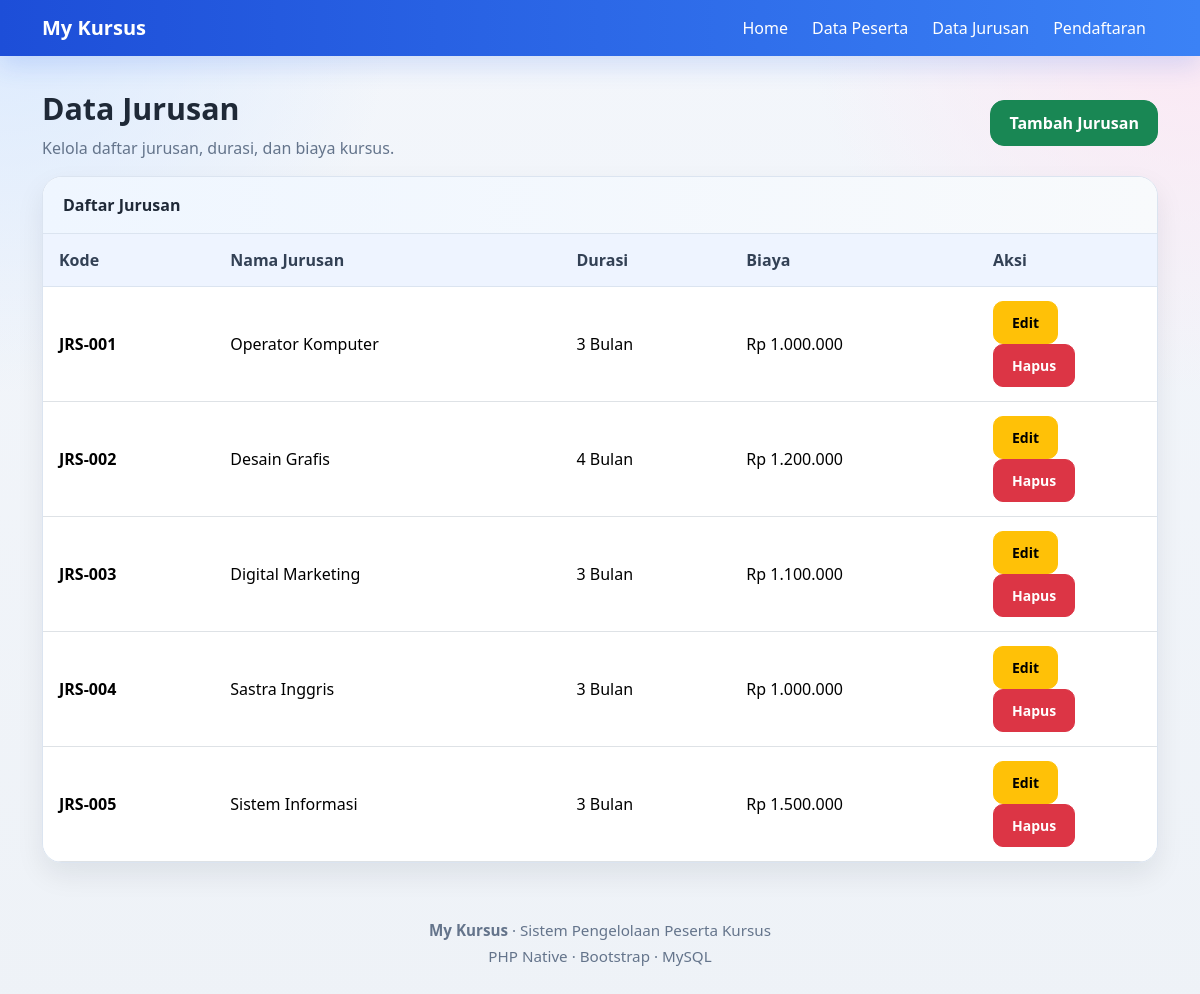
Page /public/jurusan on the committed database.
### tables this page shows
CREATE TABLE `jurusan` (
  `kd_jurusan` varchar(10) NOT NULL,
  `nm_jurusan` varchar(100) NOT NULL,
  `durasi` varchar(50) NOT NULL,
  `biaya` int NOT NULL
);

### app/core/Controller.php (called while the page is built, shortened)
<?php
class Controller
{
    public function model($model)
    {
        return new $model;
    }
    public function view($view, $data = [])
    {
        require_once '../app/views/' . $view . '.php';
    }
}

### app/controllers/Jurusan.php (called while the page is built, shortened)
<?php
class Jurusan extends Controller
{
    public function index()
    {
        $data['title'] = 'Data Jurusan';
        $data['jurusan'] = $this->model('JurusanModel')->getAll();
        $this->view('templates/header', $data);
        $this->view('jurusan/index', $data);
        $this->view('templates/footer');
    }
}

### app/core/App.php (called while the page is built, shortened)
<?php
class App
{
    protected $method = 'index';
    public function __construct()
    {
        $url = $this->parseURL();
        if (!empty($url) && file_exists('../app/controllers/' . $url[0] . '.php')) {
            unset($url[0]);
        }
        $this->controller = new $this->controller;
        $this->params = array_values($url ?? []);
        call_user_func_array([$this->controller, $this->method], $this->params);
    }
    public function parseURL()
    {
        if (isset($_GET['url'])) {
            $url = rtrim($_GET['url'], '/');
            $url = filter_var($url, FILTER_SANITIZE_URL);
            return explode('/', $url);
        }
        return [];
    }
}

### public/index.php (called while the page is built, shortened)
<?php
$app = new App;

### app/core/Database.php (called while the page is built, shortened)
<?php
class Database
{
    private $host = DB_HOST;
    private $dbname = DB_NAME;
    private $user = DB_USER;
    private $pass = DB_PASS;
    private $dbh;
    private $stmt;
    public function __construct()
    {
        $dsn = "mysql:host={$this->host};dbname={$this->dbname};charset=utf8mb4";
        try {
            $this->dbh = new PDO($dsn, $this->user, $this->pass);
            $this->dbh->setAttribute(PDO::ATTR_ERRMODE, PDO::ERRMODE_EXCEPTION);
        } catch (PDOException $e) {
            die('Koneksi database gagal: ' . $e->getMessage());
        }
    }
    public function query($query)
    {
        $this->stmt = $this->dbh->prepare($query);
    }
    public function execute()
    {
        return $this->stmt->execute();
    }
    public function resultSet()
    {
        $this->execute();
        return $this->stmt->fetchAll(PDO::FETCH_ASSOC);
    }
}

### app/models/JurusanModel.php (called while the page is built, shortened)
<?php
class JurusanModel
{
    private $table = 'jurusan';
    private $db;
    public function __construct()
    {
        $this->db = new Database;
    }
    public function getAll()
    {
        $this->db->query("SELECT * FROM {$this->table} ORDER BY kd_jurusan ASC");
        return $this->db->resultSet();
    }
}

### app/views/jurusan/index.php (the view)
<div class="d-flex justify-content-between align-items-center mb-3">
    <div>
        <div class="page-title">Data Jurusan</div>
        <p class="page-subtitle">Kelola daftar jurusan, durasi, dan biaya kursus.</p>
    </div>
    <a href="<?= BASEURL; ?>/jurusan/create" class="btn btn-success">Tambah Jurusan</a>
</div>
<div class="soft-card">
    <div class="card-header">Daftar Jurusan</div>
    <div class="card-body p-0">
        <div class="table-responsive">
            <table class="table table-modern">
                <thead>
                    <tr>
                        <th>Kode</th>
                        <th>Nama Jurusan</th>
                        <th>Durasi</th>
                        <th>Biaya</th>
                        <th width="180">Aksi</th>
                    </tr>
                </thead>
                <tbody>
                    <?php if (empty($data['jurusan'])) : ?>
                        <tr>
                            <td colspan="5">
                                <div class="empty-state">Belum ada data jurusan.</div>
                            </td>
                        </tr>
                    <?php else : ?>
                        <?php foreach ($data['jurusan'] as $j) : ?>
                            <tr>
                                <td><strong><?= htmlspecialchars($j['kd_jurusan']); ?></strong></td>
                                <td><?= htmlspecialchars($j['nm_jurusan']); ?></td>
                                <td><?= htmlspecialchars($j['durasi']); ?></td>
                                <td>Rp <?= number_format($j['biaya'], 0, ',', '.'); ?></td>
                                <td>
                                    <a href="<?= BASEURL; ?>/jurusan/edit/<?= $j['kd_jurusan']; ?>" class="btn btn-warning btn-sm">Edit</a>
                                    <a href="<?= BASEURL; ?>/jurusan/delete/<?= $j['kd_jurusan']; ?>" class="btn btn-danger btn-sm" onclick="return confirm('Yakin hapus data?')">Hapus</a>
                                </td>
                            </tr>
                        <?php endforeach; ?>
                    <?php endif; ?>
                </tbody>
            </table>
        </div>
    </div>
</div>

### app/views/templates/header.php (shortened to what this page needs)
<!DOCTYPE html>
<html lang="en">
<head>
    <link href="https://cdn.jsdelivr.net/npm/bootstrap@5.3.3/dist/css/bootstrap.min.css" rel="stylesheet">
    <link rel="stylesheet" href="<?= BASEURL; ?>/css/style.css">
</head>
<body>
<nav class="navbar navbar-expand-lg navbar-dark mb-4">
    <div class="container">
        <a class="navbar-brand" href="<?= BASEURL; ?>">My Kursus</a>
        <div class="navbar-nav ms-auto">
            <a class="nav-link" href="<?= BASEURL; ?>">Home</a>
            <a class="nav-link" href="<?= BASEURL; ?>/peserta">Data Peserta</a>
            <a class="nav-link" href="<?= BASEURL; ?>/jurusan">Data Jurusan</a>
            <a class="nav-link" href="<?= BASEURL; ?>/pendaftaran">Pendaftaran</a>
        </div>
    </div>
</nav>
<div class="container pb-4">

### app/views/templates/footer.php
    <div class="footer-box">
        <div><strong>My Kursus</strong> · Sistem Pengelolaan Peserta Kursus</div>
        <div class="mt-1">PHP Native · Bootstrap · MySQL</div>
    </div>
</div>
</body>
</html>

### public/css/style.css (style rules this page uses)
:root { --bg: #eef3f9; --bg-soft: #f8fbff; --card: #ffffff; --text: #1f2937; --muted: #64748b; --border: #dbe4f0; --primary: #2563eb; --primary-soft: #dbeafe; --success: #16a34a; --success-soft: #dcfce7; --warning: #d97706; --warning-soft: #ffedd5; --danger: #dc2626; --danger-soft: #fee2e2; --shadow: 0 12px 28px rgba(15, 23, 42, 0.08); }
body { background: radial-gradient(circle at top left, #dbeafe 0%, transparent 25%), radial-gradient(circle at top right, #fce7f3 0%, transparent 25%), linear-gradient(180deg, #f3f6fb 0%, #eef2f7 100%); font-family: "Segoe UI", Tahoma, Geneva, Verdana, sans-serif; color: var(--text); padding-top: 86px; }
.page-title { font-size: 1.9rem; font-weight: 700; margin-bottom: 4px; }
.page-subtitle { color: var(--muted); margin-bottom: 0; }
.navbar { background: linear-gradient(90deg, #1d4ed8, #3b82f6) !important; border-bottom: none; box-shadow: 0 10px 24px rgba(37, 99, 235, 0.16); position: fixed; top: 0; left: 0; right: 0; z-index: 1030; width: 100%; }
.navbar-brand, .nav-link { color: #ffffff !important; }
.navbar-brand { font-weight: 700; }
.nav-link { border-radius: 10px; padding: 8px 12px !important; font-weight: 500; }
.soft-card { background: linear-gradient(180deg, #ffffff 0%, #f8fbff 100%); border: 1px solid var(--border); border-radius: 20px; box-shadow: var(--shadow); overflow: hidden; }
.soft-card .card-header { background: linear-gradient(90deg, #eff6ff, #f8fafc); border-bottom: 1px solid var(--border); font-weight: 700; padding: 16px 20px; }
.soft-card .card-body { padding: 20px; }
.table-modern { margin-bottom: 0; }
.table-modern thead th { background: #eef4ff; color: #334155; border-bottom: 1px solid var(--border); font-weight: 700; white-space: nowrap; }
.table-modern td, .table-modern th { padding: 14px 16px; vertical-align: middle; }
.btn { border-radius: 14px; font-weight: 600; padding: 10px 18px; }
.btn-sm { border-radius: 10px; }
.table-modern td, .table-modern th { vertical-align: middle; }
.footer-box { margin-top: 36px; padding: 20px 0 28px; text-align: center; color: var(--muted); font-size: 0.95rem; }

### rows in the picture
jurusan: kd_jurusan "JRS-001", nm_jurusan "Operator Komputer", durasi "3 Bulan", biaya "1.000.000"
jurusan: kd_jurusan "JRS-002", nm_jurusan "Desain Grafis", durasi "4 Bulan", biaya "1.200.000"
jurusan: kd_jurusan "JRS-003", nm_jurusan "Digital Marketing", durasi "3 Bulan", biaya "1.100.000"
jurusan: kd_jurusan "JRS-004", nm_jurusan "Sastra Inggris", durasi "3 Bulan", biaya "1.000.000"
jurusan: kd_jurusan "JRS-005", nm_jurusan "Sistem Informasi", durasi "3 Bulan", biaya "1.500.000"
